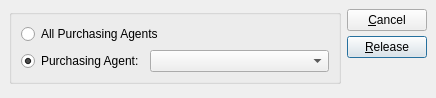
<ui version="4.0" >
 <author></author>
 <comment>This file is part of the xTuple ERP: PostBooks Edition, a free and
open source Enterprise Resource Planning software suite,
Copyright (c) 1999-2010 by OpenMFG LLC, d/b/a xTuple.
It is licensed to you under the Common Public Attribution License
version 1.0, the full text of which (including xTuple-specific Exhibits)
is available at www.xtuple.com/CPAL.  By using this software, you agree
to be bound by its terms.</comment>
 <class>postPurchaseOrdersByAgent</class>
 <widget class="QDialog" name="postPurchaseOrdersByAgent" >
  <property name="geometry" >
   <rect>
    <x>0</x>
    <y>0</y>
    <width>436</width>
    <height>98</height>
   </rect>
  </property>
  <property name="windowTitle" >
   <string>Release Purchase Orders by Purchasing Agent</string>
  </property>
  <layout class="QHBoxLayout" >
   <property name="margin" >
    <number>9</number>
   </property>
   <property name="spacing" >
    <number>6</number>
   </property>
   <item>
    <layout class="QVBoxLayout" >
     <property name="margin" >
      <number>0</number>
     </property>
     <property name="spacing" >
      <number>0</number>
     </property>
     <item>
      <widget class="QGroupBox" name="groupBox" >
       <property name="title" >
        <string/>
       </property>
       <layout class="QVBoxLayout" >
        <property name="margin" >
         <number>9</number>
        </property>
        <property name="spacing" >
         <number>6</number>
        </property>
        <item>
         <widget class="QRadioButton" name="_allAgents" >
          <property name="text" >
           <string>All Purchasing Agents</string>
          </property>
         </widget>
        </item>
        <item>
         <layout class="QHBoxLayout" >
          <property name="margin" >
           <number>0</number>
          </property>
          <property name="spacing" >
           <number>6</number>
          </property>
          <item>
           <widget class="QRadioButton" name="_selectedAgent" >
            <property name="text" >
             <string>Purchasing Agent:</string>
            </property>
            <property name="checked" >
             <bool>true</bool>
            </property>
           </widget>
          </item>
          <item>
           <widget class="XComboBox" name="_agent" >
            <property name="sizePolicy" >
             <sizepolicy>
              <hsizetype>7</hsizetype>
              <vsizetype>0</vsizetype>
              <horstretch>0</horstretch>
              <verstretch>0</verstretch>
             </sizepolicy>
            </property>
            <property name="type" >
             <enum>XComboBox::Agent</enum>
            </property>
           </widget>
          </item>
         </layout>
        </item>
       </layout>
      </widget>
     </item>
     <item>
      <spacer>
       <property name="orientation" >
        <enum>Qt::Vertical</enum>
       </property>
       <property name="sizeType" >
        <enum>QSizePolicy::MinimumExpanding</enum>
       </property>
       <property name="sizeHint" >
        <size>
         <width>328</width>
         <height>0</height>
        </size>
       </property>
      </spacer>
     </item>
    </layout>
   </item>
   <item>
    <layout class="QVBoxLayout" >
     <property name="margin" >
      <number>0</number>
     </property>
     <property name="spacing" >
      <number>0</number>
     </property>
     <item>
      <layout class="QVBoxLayout" >
       <property name="margin" >
        <number>0</number>
       </property>
       <property name="spacing" >
        <number>5</number>
       </property>
       <item>
        <widget class="QPushButton" name="_close" >
         <property name="text" >
          <string>&amp;Cancel</string>
         </property>
        </widget>
       </item>
       <item>
        <widget class="QPushButton" name="_release" >
         <property name="enabled" >
          <bool>true</bool>
         </property>
         <property name="text" >
          <string>&amp;Release</string>
         </property>
         <property name="autoDefault" >
          <bool>true</bool>
         </property>
         <property name="default" >
          <bool>true</bool>
         </property>
        </widget>
       </item>
      </layout>
     </item>
     <item>
      <spacer>
       <property name="orientation" >
        <enum>Qt::Vertical</enum>
       </property>
       <property name="sizeType" >
        <enum>QSizePolicy::Expanding</enum>
       </property>
       <property name="sizeHint" >
        <size>
         <width>20</width>
         <height>0</height>
        </size>
       </property>
      </spacer>
     </item>
    </layout>
   </item>
  </layout>
 </widget>
 <layoutdefault spacing="6" margin="11" />
 <pixmapfunction>qPixmapFromMimeSource</pixmapfunction>
 <customwidgets>
  <customwidget>
   <class>XComboBox</class>
   <extends>QComboBox</extends>
   <header>xcombobox.h</header>
  </customwidget>
 </customwidgets>
 <tabstops>
  <tabstop>_allAgents</tabstop>
  <tabstop>_selectedAgent</tabstop>
  <tabstop>_agent</tabstop>
  <tabstop>_release</tabstop>
  <tabstop>_close</tabstop>
 </tabstops>
 <includes/>
 <resources/>
 <connections>
  <connection>
   <sender>_close</sender>
   <signal>clicked()</signal>
   <receiver>postPurchaseOrdersByAgent</receiver>
   <slot>reject()</slot>
   <hints>
    <hint type="sourcelabel" >
     <x>20</x>
     <y>20</y>
    </hint>
    <hint type="destinationlabel" >
     <x>20</x>
     <y>20</y>
    </hint>
   </hints>
  </connection>
 </connections>
</ui>
